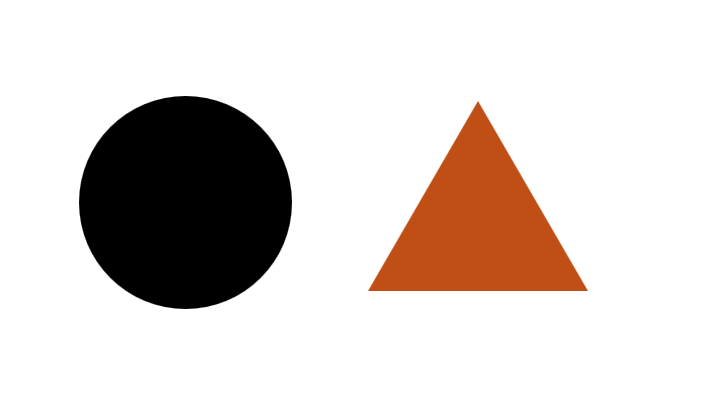
#> input picture Reference_Image_Q1.png, 722 x 413 px
$ jupyter execute q1.ipynb
#> lines starting #> are read from the running program, lines starting #| are printed output that depends on the picture; after the words box and inside, x2 and y2 are one past the last pixel; in counts of white or black regions, pixels touching at a corner belong together
[cell 1]
import cv2
import numpy as np
import matplotlib.pyplot as plt

# Image Creation

height, width = 200, 200
image = np.full((height, width), 255, dtype=np.uint8)
cv2.rectangle(image, (50, 50), (75, 150), 0, -1)
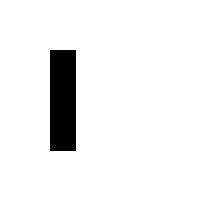
#> image: shape (200, 200); 93.4% white; 1 black region, box (x1, y1, x2, y2) and area: (50, 50, 76, 151) 2626
cv2.rectangle(image, (125,75 ), (175, 125), 125, -1)
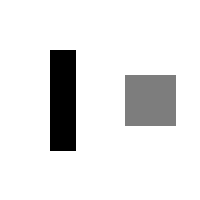
#> image: shape (200, 200); 6.5% of pixels changed, all inside (x1, y1, x2, y2) = (125, 75, 176, 126)

# Add Gaussian noise
mean = 0
stddev = 30
gaussian_noise = np.random.normal(mean, stddev, image.shape)
noisy_image = image.astype(np.float32) + gaussian_noise
noisy_image = np.clip(noisy_image, 0, 255).astype(np.uint8)

# Apply Otsu's thresholding
ret, otsu_thresh = cv2.threshold(noisy_image, 0, 255, cv2.THRESH_BINARY + cv2.THRESH_OTSU)
#> ret = 149
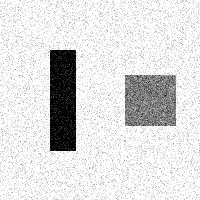
#> noisy_image: shape (200, 200); min 0, max 255, mean 219.9

# Plot results
plt.axis(False)
plt.imshow(image, cmap='gray')
plt.show()

plt.axis(False)
plt.imshow(noisy_image, cmap='gray')
plt.show()

plt.axis(False)
plt.imshow(otsu_thresh, cmap='gray')
plt.show()
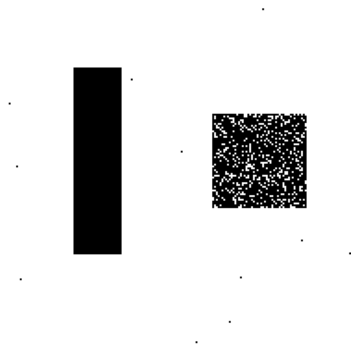
#> figure drawn by matplotlib, 1 panel

[cell 2]
import cv2
import numpy as np
import matplotlib.pyplot as plt

# Load images
image = cv2.imread('Reference_Image_Q1.png', cv2.IMREAD_GRAYSCALE)
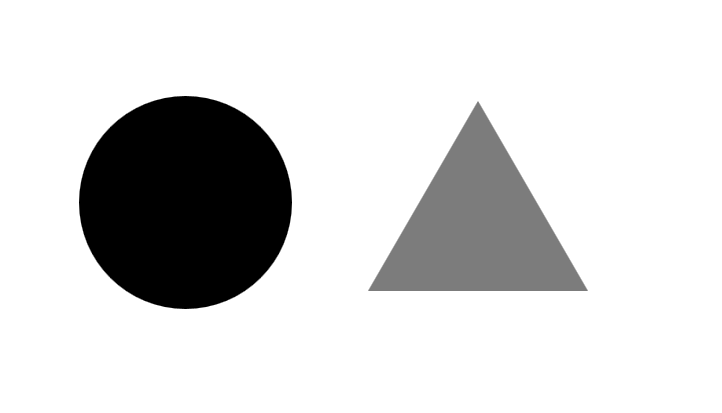
#> image: shape (413, 722); min 0, max 255, mean 215.4
img = cv2.imread('Reference_Image_Q1.png')
#> img is the input picture: shape (413, 722, 3); mean B, G, R 208.2, 212.2, 220.2
image_c = cv2.cvtColor(img, cv2.COLOR_BGR2RGB)

# Define stddev for Gaussian noise
mean = 0
stddev = 50
gaussian_noise = np.random.normal(mean, stddev, image.shape)
noisy_image = image.astype(np.float32) + gaussian_noise
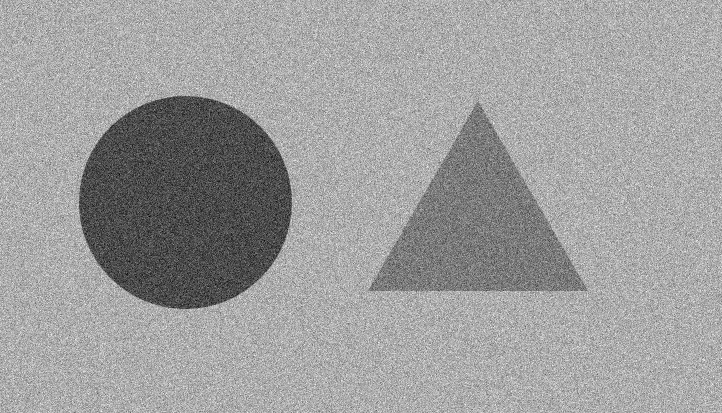
#> noisy_image: shape (413, 722) float64; min -196.5, max 467.1, mean 215.5; drawn with min black and max white
noisy_image = np.clip(noisy_image, 0, 255).astype(np.uint8)
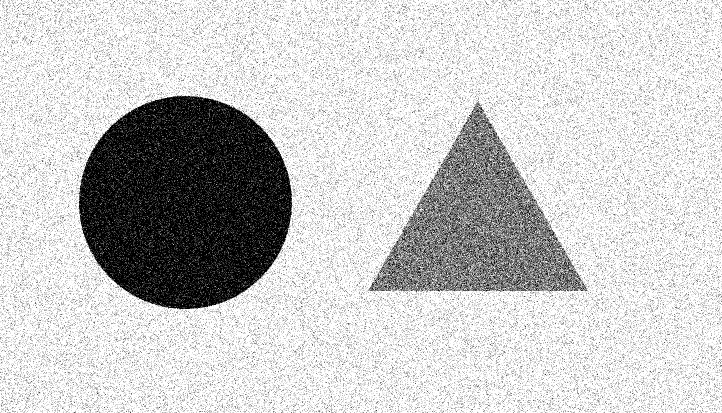
#> noisy_image: shape (413, 722); min 0, max 255, mean 201.3

# Otsu's thresholding
ret, otsu_thresh = cv2.threshold(noisy_image, 0, 255, cv2.THRESH_BINARY + cv2.THRESH_OTSU)
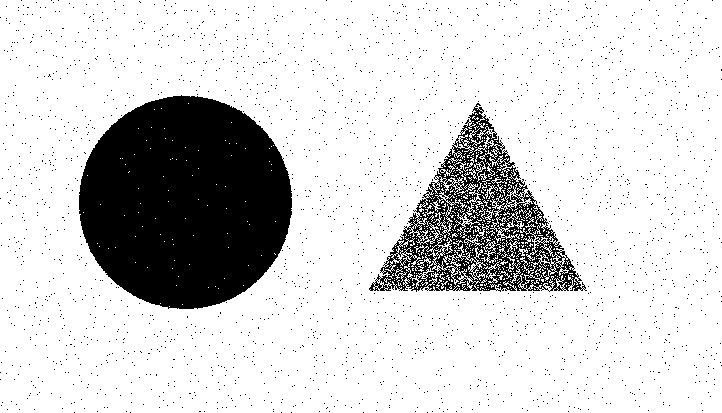
#> otsu_thresh: shape (413, 722); 82.9% white; 2302 black regions (2300 under 20 px), largest, box (x1, y1, x2, y2) and area: (79, 95, 292, 309) 35550, (369, 103, 587, 292) 12927
#> ret = 138

# Plotting with (2,2,i) subplot style
plt.figure(figsize=(10, 8))

plt.subplot(2, 2, 1)
plt.imshow(image_c)
plt.title('Original Color Image')
plt.axis('off')

plt.subplot(2, 2, 2)
plt.imshow(image, cmap='gray')
plt.title('Original Grayscale Image')
plt.axis('off')

plt.subplot(2, 2, 3)
plt.imshow(noisy_image, cmap='gray')
plt.title('Noisy Image')
plt.axis('off')

plt.subplot(2, 2, 4)
plt.imshow(otsu_thresh, cmap='gray')
plt.title("Otsu's Thresholding")
plt.axis('off')

plt.tight_layout()
plt.show()

$ run again, with c.png copied over Reference_Image_Q1.png
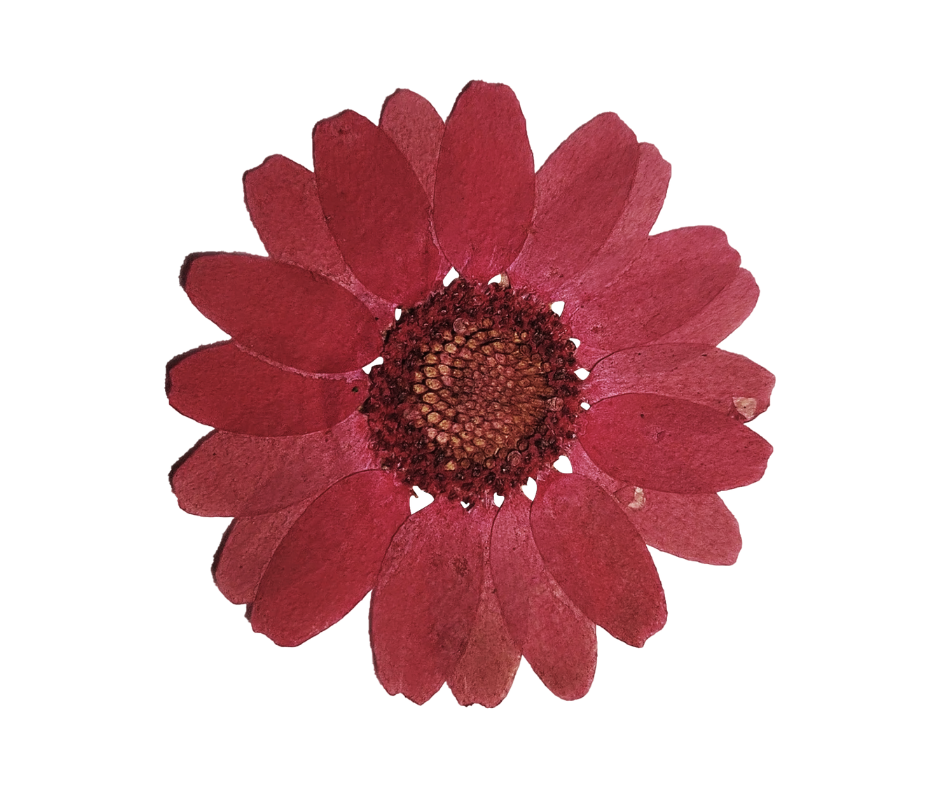
#> input picture c.png, 940 x 788 px
#> img is the input picture: shape (788, 940, 3); mean B, G, R 183.3, 180.3, 216
#> `noisy_image = np.clip(noisy_image, 0, 255).astype(np.uint8)`:
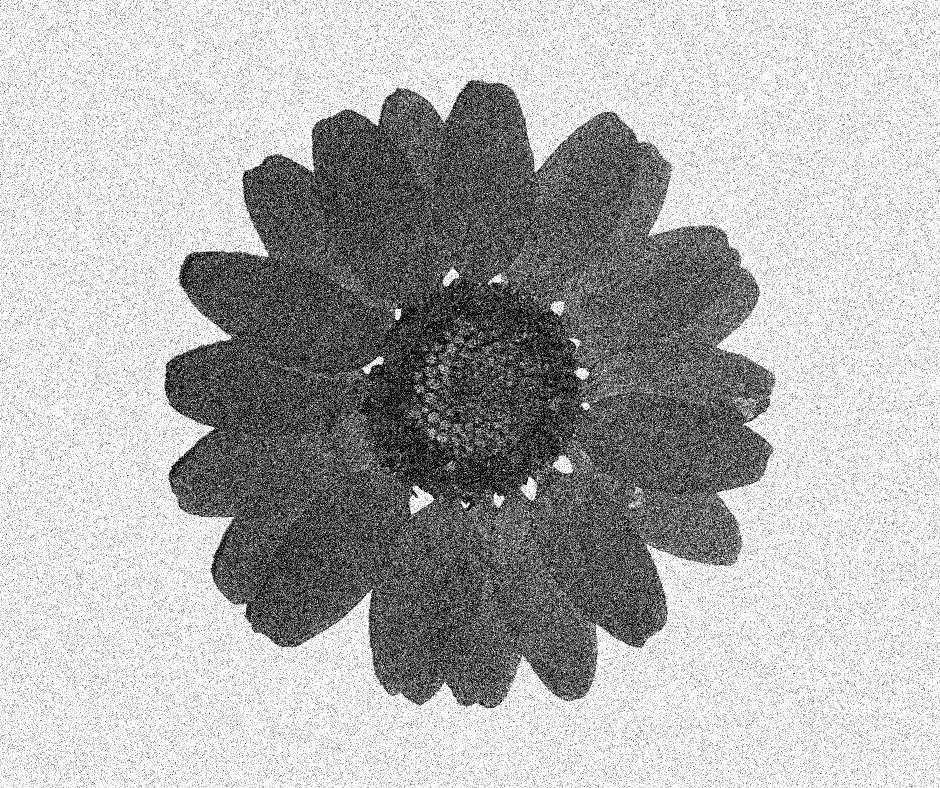
#> noisy_image: shape (788, 940); min 0, max 255, mean 178.9
#> `ret, otsu_thresh = cv2.threshold(noisy_image, 0, 255, cv2.THRESH_BINAR..`:
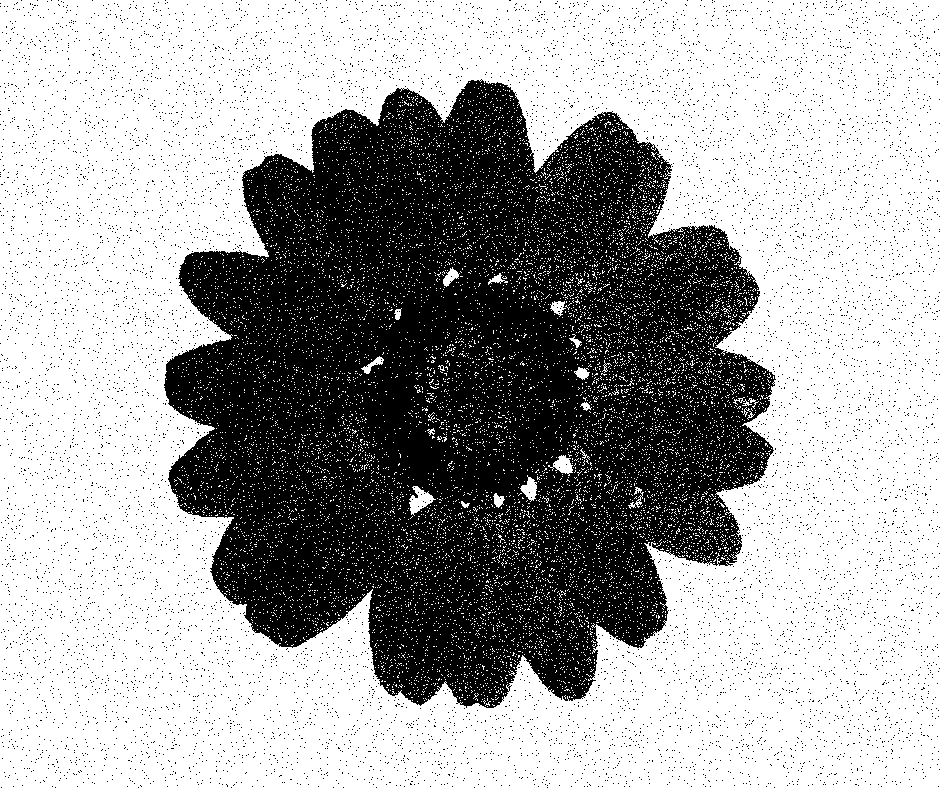
#> otsu_thresh: shape (788, 940); 64.9% white; 9936 black regions (9935 under 20 px), largest, box (x1, y1, x2, y2) and area: (164, 79, 776, 708) 249012
#> `ret, otsu_thresh = cv2.threshold(noisy_image, 0, 255, cv2.THRESH_BINAR..`: ret = 155

$ run again, with a.jpg saved as Reference_Image_Q1.png
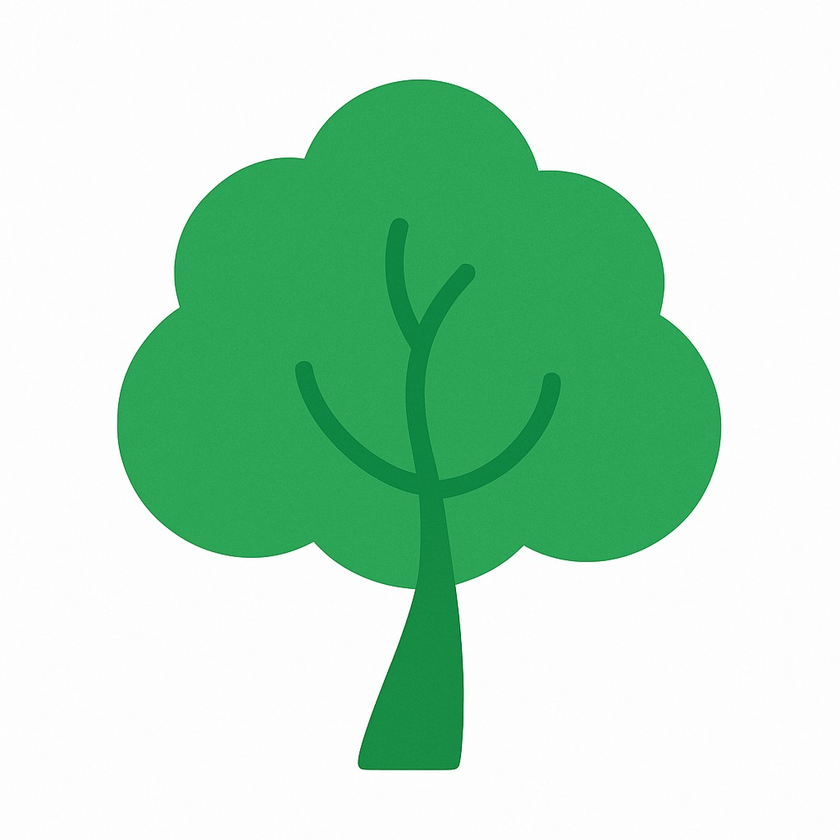
#> input picture a.jpg, 840 x 840 px, shrunk from 1024 x 1024 before the run
#> img is the input picture: shape (840, 840, 3); mean B, G, R 196.3, 222.3, 182
#> `noisy_image = np.clip(noisy_image, 0, 255).astype(np.uint8)`:
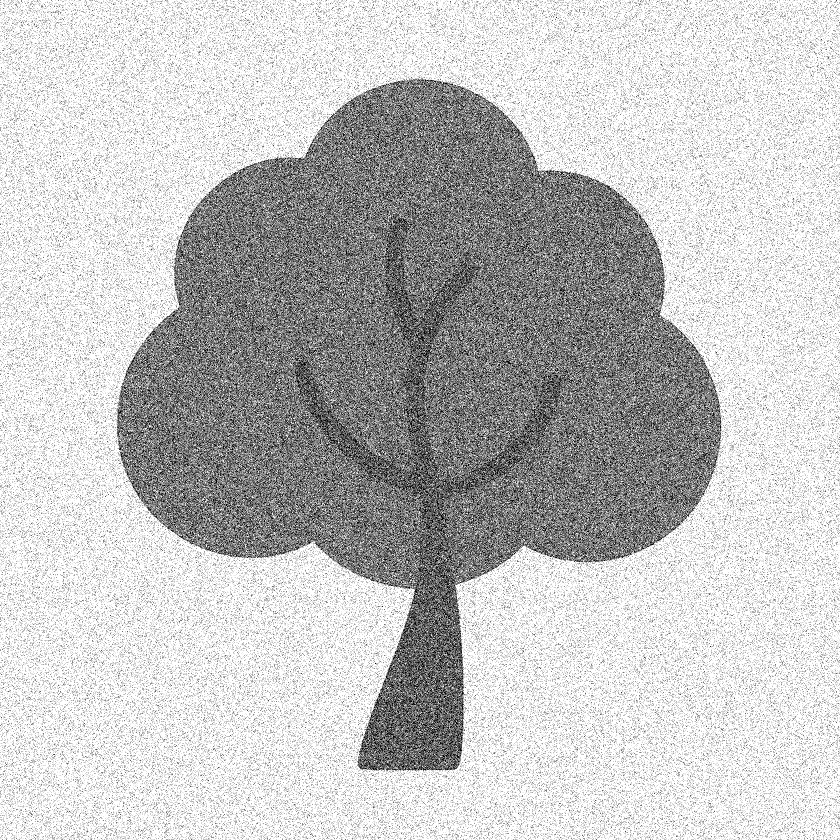
#> noisy_image: shape (840, 840); min 0, max 255, mean 194.2
#> `ret, otsu_thresh = cv2.threshold(noisy_image, 0, 255, cv2.THRESH_BINAR..`:
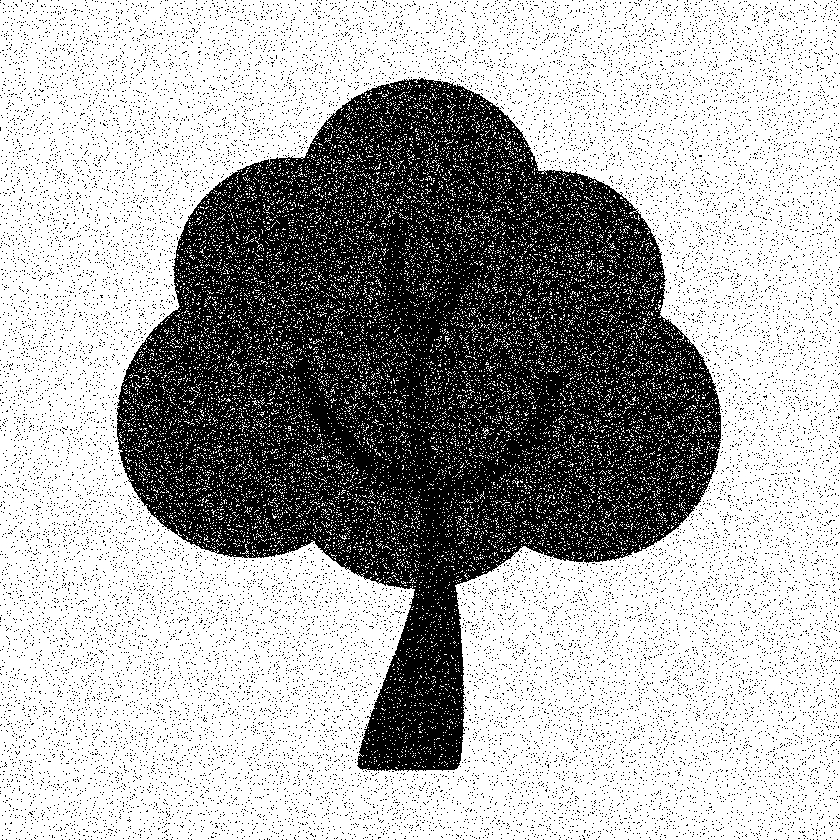
#> otsu_thresh: shape (840, 840); 67.6% white; 19652 black regions (19651 under 20 px), largest, box (x1, y1, x2, y2) and area: (117, 78, 721, 772) 204385
#> `ret, otsu_thresh = cv2.threshold(noisy_image, 0, 255, cv2.THRESH_BINAR..`: ret = 171
